Frame 1 (no input): blank canvas, image omitted
Frame 60 (no input): blank canvas, image omitted
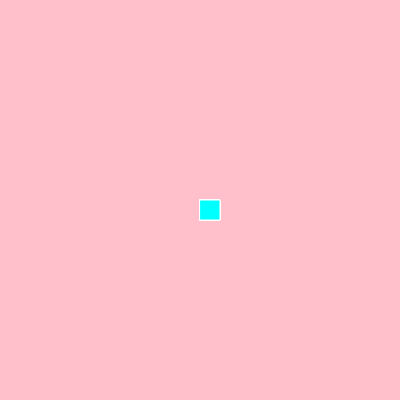
Frame 120 (the mouse pressed at the canvas centre since frame 60)

The p5.js sketch whose frames 1 and 60 were blank and that drew this single picture after the mouse press (run headless with seeded random() and noise() and a simulated clock; from frame 60 on, the mouse is pressed at the canvas centre):

// p5.js sketch
// ── sketch.js
function setup() {
    createCanvas(400, 400);
   background("pink");
    ;}
  function draw() {
    stroke("white")
    fill("cyan")
    
    if(mouseIsPressed)
      rect(mouseX,mouseY,20,20);}
  
  
  
    
